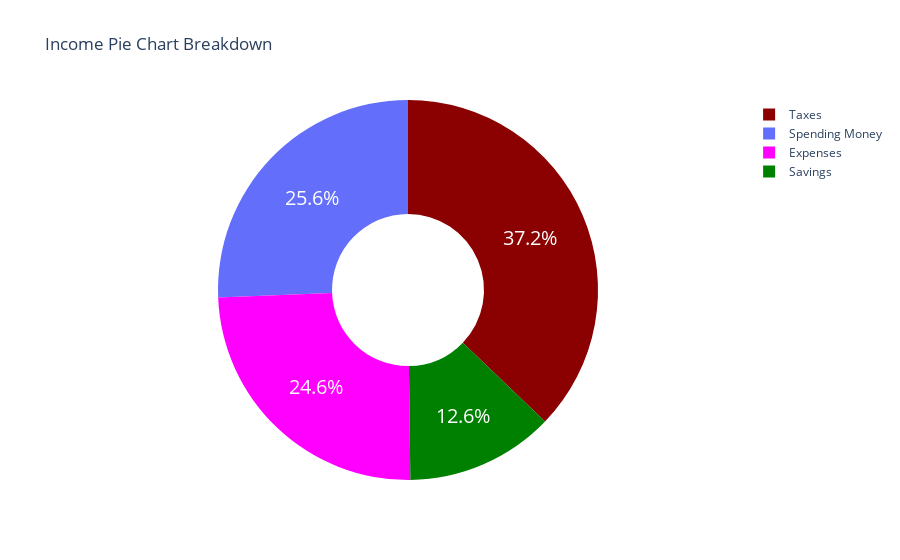

Notebook code cell kept with this figure:
### Code cell
def income_pie_chart(taxes_and_insurance, fixed_costs, lifestyle_income, saving_income):

    values = [taxes_and_insurance, fixed_costs, lifestyle_income, saving_income]
    labels = ["Taxes", "Expenses", "Spending Money", "Savings"]
    fig = px.pie(labels, values = values, hole = 0.4,
                  names = labels, color = labels,
                  title = 'Income Pie Chart Breakdown',
                  color_discrete_map = {'Spending Money':'seablue', 
                                        'Taxes': 'darkred',
                                'Expenses':'magenta',
                                'Savings':'green'
                 })
    fig.update_traces(
                       title_font = dict(size=25,family='Verdana', 
                                         color='darkred'),
                       hoverinfo='label+percent',
                       textinfo='percent', textfont_size=20)
    
    graphJSON = json.dumps(fig, cls=plotly.utils.PlotlyJSONEncoder)
    
    return graphJSON

### Figure 1 — Plotly figure (JSON) as saved in the notebook; plotly's stock layout.template omitted (floating-point values rounded to 4 significant figures)
{"data": [{"customdata": [["Taxes"], ["Expenses"], ["Spending Money"], ["Savings"]], "domain": {"x": [0, 1], "y": [0, 1]}, "hole": 0.4, "hoverinfo": "label+percent", "hovertemplate": "label=%{label}<br>value=%{value}<br>color=%{customdata[0]}<extra></extra>", "labels": ["Taxes", "Expenses", "Spending Money", "Savings"], "legendgroup": "", "marker": {"colors": ["darkred", "magenta", "seablue", "green"]}, "name": "", "showlegend": true, "textfont": {"size": 20}, "textinfo": "percent", "title": {"font": {"color": "darkred", "family": "Verdana", "size": 25}}, "type": "pie", "values": [27880.0, 18420, 19230.0, 9470.0]}], "layout": {"legend": {"tracegroupgap": 0}, "title": {"text": "Income Pie Chart Breakdown"}}}
